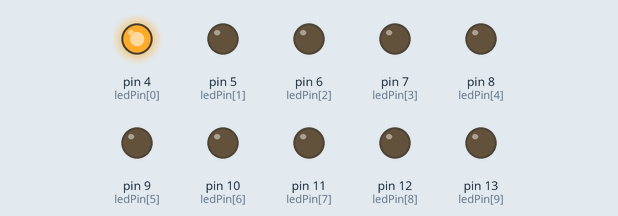
Recording of a sketch running on a simulated Arduino Uno, built with avr-gcc and run on an emulated ATmega328P. Parts: output pins drawn as LEDs (lit = HIGH).

Above: at 0.2 s.
At 0.7 s:
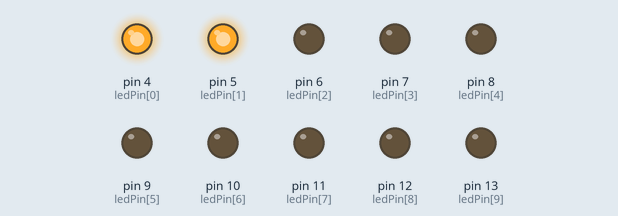
At 2.7 s:
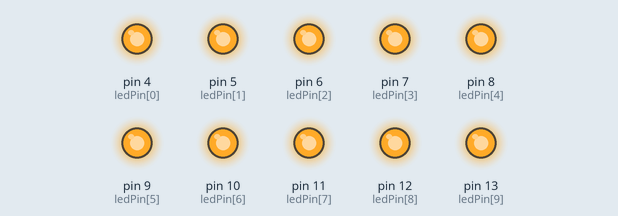
At 3.2 s:
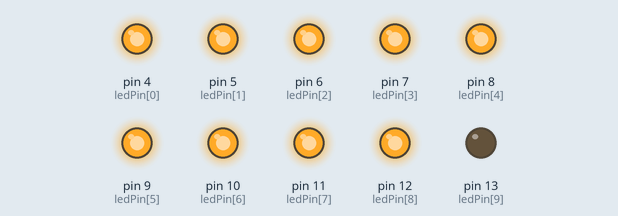
At 3.7 s:
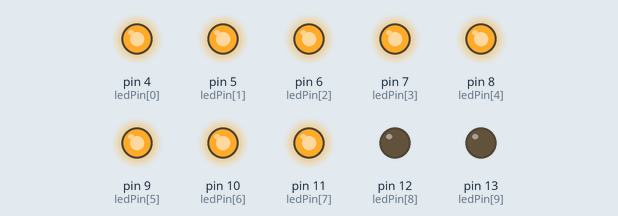
At 5.7 s:
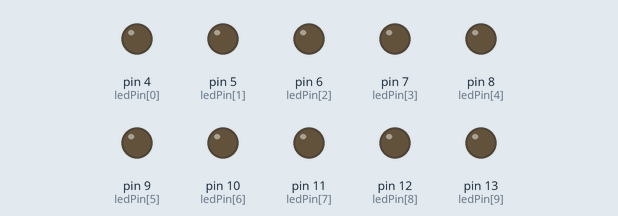
Timing chart, 0 to 7.8 s (numbered marks = the images above):
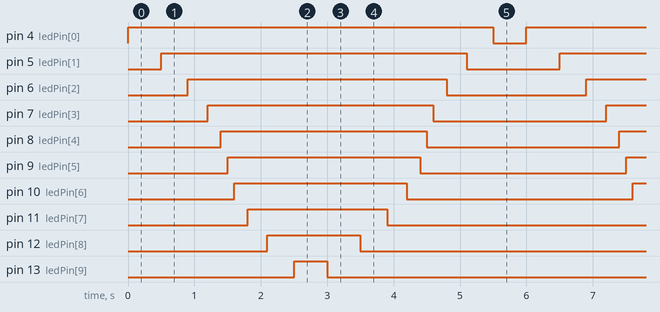

The sketch:

Bai6-III.ino
```cpp
byte ledPin[] = {4, 5, 6, 7, 8, 9, 10, 11, 12, 13};

void setup() {
  Serial.begin(9600);
  for (int x=0; x<10; x++) {
    pinMode(ledPin[x],OUTPUT);
  }
}

void loop() {
  for (int x=0; x<5; x++) {
    digitalWrite(ledPin[x],HIGH);
    delay(500-x*100);
  }
  for (int x=5; x<10; x++) {
    digitalWrite(ledPin[x],HIGH);
    delay((x-4)*100);
  }
  for (int x=9; x>=5; x--) {
    digitalWrite(ledPin[x],LOW);
    delay((x-4)*100);
  }
  for (int x=4; x>=0; x--) {
    digitalWrite(ledPin[x],LOW);
    delay(500-x*100);
  }
}
```

Measured:
- by itself, pin 4 (ledPin[0]): alternates HIGH for 5.5 s and LOW for 0.50 s
- by itself, pin 5 (ledPin[1]): alternates HIGH for 4.6 s and LOW for 1.4 s
- by itself, pin 6 (ledPin[2]): alternates HIGH for 3.9 s and LOW for 2.1 s
- by itself, pin 7 (ledPin[3]): alternates HIGH for 3.4 s and LOW for 2.6 s
- by itself, pin 8 (ledPin[4]): alternates HIGH for 3.1 s and LOW for 2.9 s
- by itself, pin 9 (ledPin[5]): alternates HIGH for 2.9 s and LOW for 3.1 s
- by itself, pin 10 (ledPin[6]): alternates HIGH for 2.6 s and LOW for 3.4 s
- by itself, pin 11 (ledPin[7]): alternates HIGH for 2.1 s and LOW for 3.9 s
